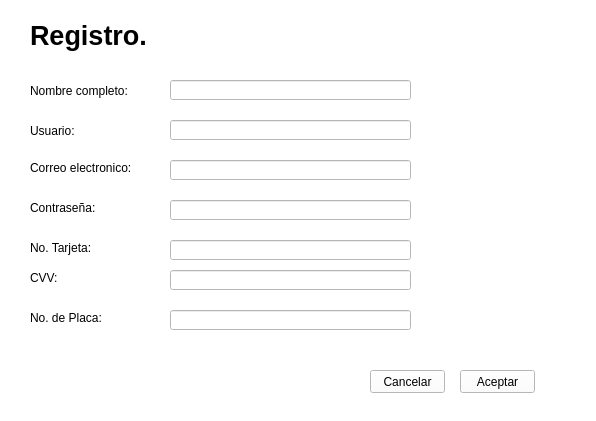
<?xml version="1.0" encoding="UTF-8"?>
<ui version="4.0">
 <class>registro</class>
 <widget class="QWidget" name="registro">
  <property name="geometry">
   <rect>
    <x>0</x>
    <y>0</y>
    <width>596</width>
    <height>421</height>
   </rect>
  </property>
  <property name="windowTitle">
   <string>Form</string>
  </property>
  <property name="styleSheet">
   <string notr="true">background-color: rgb(255, 255, 255);</string>
  </property>
  <widget class="QLabel" name="label">
   <property name="geometry">
    <rect>
     <x>30</x>
     <y>20</y>
     <width>271</width>
     <height>31</height>
    </rect>
   </property>
   <property name="font">
    <font>
     <pointsize>20</pointsize>
     <weight>75</weight>
     <bold>true</bold>
    </font>
   </property>
   <property name="text">
    <string>Registro.</string>
   </property>
  </widget>
  <widget class="QLabel" name="label_2">
   <property name="geometry">
    <rect>
     <x>30</x>
     <y>80</y>
     <width>111</width>
     <height>21</height>
    </rect>
   </property>
   <property name="text">
    <string>Nombre completo:</string>
   </property>
  </widget>
  <widget class="QLabel" name="label_3">
   <property name="geometry">
    <rect>
     <x>30</x>
     <y>120</y>
     <width>91</width>
     <height>21</height>
    </rect>
   </property>
   <property name="text">
    <string>Usuario:</string>
   </property>
  </widget>
  <widget class="QLabel" name="label_4">
   <property name="geometry">
    <rect>
     <x>30</x>
     <y>160</y>
     <width>111</width>
     <height>16</height>
    </rect>
   </property>
   <property name="text">
    <string>Correo electronico:</string>
   </property>
  </widget>
  <widget class="QLabel" name="label_5">
   <property name="geometry">
    <rect>
     <x>30</x>
     <y>200</y>
     <width>81</width>
     <height>16</height>
    </rect>
   </property>
   <property name="text">
    <string>Contraseña:</string>
   </property>
  </widget>
  <widget class="QLabel" name="label_6">
   <property name="geometry">
    <rect>
     <x>30</x>
     <y>240</y>
     <width>81</width>
     <height>16</height>
    </rect>
   </property>
   <property name="text">
    <string>No. Tarjeta:</string>
   </property>
  </widget>
  <widget class="QLabel" name="label_8">
   <property name="geometry">
    <rect>
     <x>30</x>
     <y>310</y>
     <width>81</width>
     <height>16</height>
    </rect>
   </property>
   <property name="text">
    <string>No. de Placa:</string>
   </property>
  </widget>
  <widget class="QLabel" name="label_9">
   <property name="geometry">
    <rect>
     <x>30</x>
     <y>270</y>
     <width>71</width>
     <height>16</height>
    </rect>
   </property>
   <property name="text">
    <string>CVV:</string>
   </property>
  </widget>
  <widget class="QLineEdit" name="lineEdit">
   <property name="geometry">
    <rect>
     <x>170</x>
     <y>80</y>
     <width>241</width>
     <height>20</height>
    </rect>
   </property>
  </widget>
  <widget class="QLineEdit" name="lineEdit_2">
   <property name="geometry">
    <rect>
     <x>170</x>
     <y>120</y>
     <width>241</width>
     <height>20</height>
    </rect>
   </property>
  </widget>
  <widget class="QLineEdit" name="lineEdit_3">
   <property name="geometry">
    <rect>
     <x>170</x>
     <y>160</y>
     <width>241</width>
     <height>20</height>
    </rect>
   </property>
  </widget>
  <widget class="QLineEdit" name="lineEdit_4">
   <property name="geometry">
    <rect>
     <x>170</x>
     <y>200</y>
     <width>241</width>
     <height>20</height>
    </rect>
   </property>
  </widget>
  <widget class="QLineEdit" name="lineEdit_5">
   <property name="geometry">
    <rect>
     <x>170</x>
     <y>240</y>
     <width>241</width>
     <height>20</height>
    </rect>
   </property>
  </widget>
  <widget class="QLineEdit" name="lineEdit_6">
   <property name="geometry">
    <rect>
     <x>170</x>
     <y>270</y>
     <width>241</width>
     <height>20</height>
    </rect>
   </property>
  </widget>
  <widget class="QLineEdit" name="lineEdit_8">
   <property name="geometry">
    <rect>
     <x>170</x>
     <y>310</y>
     <width>241</width>
     <height>20</height>
    </rect>
   </property>
  </widget>
  <widget class="QPushButton" name="pushButton">
   <property name="geometry">
    <rect>
     <x>460</x>
     <y>370</y>
     <width>75</width>
     <height>23</height>
    </rect>
   </property>
   <property name="text">
    <string>Aceptar</string>
   </property>
  </widget>
  <widget class="QPushButton" name="pushButton_2">
   <property name="geometry">
    <rect>
     <x>370</x>
     <y>370</y>
     <width>75</width>
     <height>23</height>
    </rect>
   </property>
   <property name="text">
    <string>Cancelar</string>
   </property>
  </widget>
 </widget>
 <resources/>
 <connections/>
</ui>
